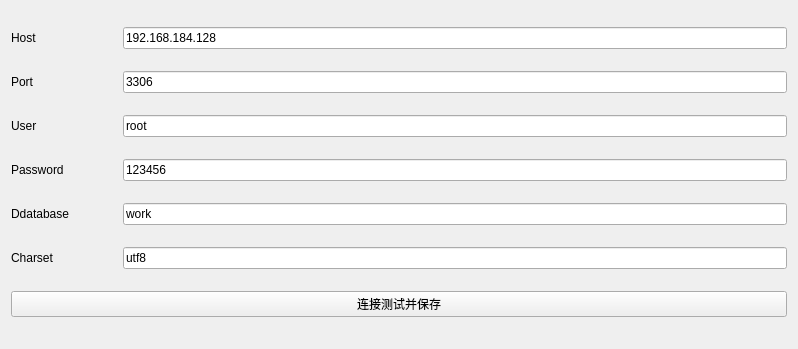
<?xml version="1.0" encoding="UTF-8"?>
<ui version="4.0">
 <class>Form</class>
 <widget class="QWidget" name="Form">
  <property name="geometry">
   <rect>
    <x>0</x>
    <y>0</y>
    <width>798</width>
    <height>349</height>
   </rect>
  </property>
  <property name="windowTitle">
   <string>Form</string>
  </property>
  <layout class="QVBoxLayout" name="verticalLayout">
   <item>
    <layout class="QHBoxLayout" name="horizontalLayout" stretch="1,6">
     <property name="spacing">
      <number>1</number>
     </property>
     <item>
      <widget class="QLabel" name="label">
       <property name="text">
        <string>Host</string>
       </property>
      </widget>
     </item>
     <item>
      <widget class="QLineEdit" name="host">
       <property name="text">
        <string>192.168.184.128</string>
       </property>
      </widget>
     </item>
    </layout>
   </item>
   <item>
    <layout class="QHBoxLayout" name="horizontalLayout_2" stretch="1,6">
     <property name="spacing">
      <number>1</number>
     </property>
     <item>
      <widget class="QLabel" name="label_2">
       <property name="text">
        <string>Port</string>
       </property>
      </widget>
     </item>
     <item>
      <widget class="QLineEdit" name="port">
       <property name="text">
        <string>3306</string>
       </property>
      </widget>
     </item>
    </layout>
   </item>
   <item>
    <layout class="QHBoxLayout" name="horizontalLayout_3" stretch="1,6">
     <property name="spacing">
      <number>1</number>
     </property>
     <item>
      <widget class="QLabel" name="label_3">
       <property name="text">
        <string>User</string>
       </property>
      </widget>
     </item>
     <item>
      <widget class="QLineEdit" name="user">
       <property name="text">
        <string>root</string>
       </property>
      </widget>
     </item>
    </layout>
   </item>
   <item>
    <layout class="QHBoxLayout" name="horizontalLayout_4" stretch="1,6">
     <property name="spacing">
      <number>1</number>
     </property>
     <item>
      <widget class="QLabel" name="label_4">
       <property name="text">
        <string>Password</string>
       </property>
      </widget>
     </item>
     <item>
      <widget class="QLineEdit" name="password">
       <property name="text">
        <string>123456</string>
       </property>
      </widget>
     </item>
    </layout>
   </item>
   <item>
    <layout class="QHBoxLayout" name="horizontalLayout_5" stretch="1,6">
     <property name="spacing">
      <number>1</number>
     </property>
     <item>
      <widget class="QLabel" name="label_5">
       <property name="text">
        <string>Ddatabase</string>
       </property>
      </widget>
     </item>
     <item>
      <widget class="QLineEdit" name="database">
       <property name="text">
        <string>work</string>
       </property>
      </widget>
     </item>
    </layout>
   </item>
   <item>
    <layout class="QHBoxLayout" name="horizontalLayout_6" stretch="1,6">
     <property name="spacing">
      <number>1</number>
     </property>
     <item>
      <widget class="QLabel" name="label_6">
       <property name="text">
        <string>Charset</string>
       </property>
      </widget>
     </item>
     <item>
      <widget class="QLineEdit" name="charset">
       <property name="text">
        <string>utf8</string>
       </property>
      </widget>
     </item>
    </layout>
   </item>
   <item>
    <layout class="QHBoxLayout" name="horizontalLayout_7">
     <item>
      <widget class="QPushButton" name="test">
       <property name="text">
        <string>连接测试并保存</string>
       </property>
      </widget>
     </item>
    </layout>
   </item>
  </layout>
 </widget>
 <resources/>
 <connections/>
</ui>
